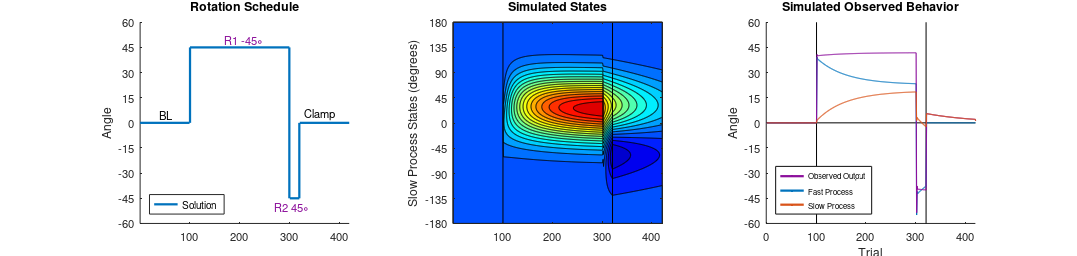

The MATLAB script that drew this image:
%%%%%%%%%%%%%%%%%%%%%%%%%%%%%%%%%%%%%%%%%%%%%%%%%%
%% Generalization model (McDougle et al., 2017) %%
%%%%%%%%%%%%%%%%%%%%%%%%%%%%%%%%%%%%%%%%%%%%%%%%%%

%% Samuel David McDougle; Princeton, NJ; December 2017
%% Email: sdmcdougle@gmail.com

clear;close all;clc;

%% this model captures the idea of "plan-based" generalization (McDougle et al., 2017), where the updating of
%% the slow process has its maximal point at the current state of the fast process
%% Generalization of the slow process is determined by a Gaussian around that point.

%% first we specify our "width of the generalizaion function" parameter
width = 37.76; % value from McDougle et al., 2017

%% number of trials
N = 420; 

%% rotation schedule
%% this simulation uses the ABCA* "rebound" paradigm used in Smith et al. (2006) and McDougle et al. (2015)
%% in this paradigm, after baseline (A), the agent experiences rotation 1 (B) for 200 trials, then the rotation is flipped (C) for 20 trials
%% The task ends with an "error clamp" period (A*), where no errors are experienced.
rotation = [zeros(1,100) 45*ones(1,200) -45*ones(1,20) zeros(1,100)];

%% initialize
slow_tiled = zeros(360,N+1); % implicit states, tiled at every integer degree value of a circle
simError = zeros(1,N); % error vector
slow = zeros(1,N+1); % max slow process (peak of gaussian). 
fast = zeros(1,N+1); % fast process. 
center = zeros(1,N); %% what determines the center of our slow process generalization function (e.g. fast process, target location, etc.)?

%% initial params (from McDougle et al. 2015)
% decay rates
A_slow = .99;
A_fast = .88;
% learning rates
height = .061; % learning rate on slow process (equivalent to the height of the gaussian)
B_fast = .87; % learning rate on fast process


for n = 1:N
    
    %% first, establish the center of implicit
    % fast-process-based generalization?
    center(n) = round(fast(n)) + 180; % have to add 180 for indexing/alignment purposes
    % target-based generalization?
    %center(n) = 180;              
    
    %% log visited slow states
    slow(n) = slow_tiled(center(n),n); % index slow state linked to current center of Gaussian    

    %% calculate error
    if n < 321 % pre error clamp block
    simError(n) = fast(n) + slow(n) - rotation(n);
    end
    
    %% update fast process
    fast(n+1) = A_fast*fast(n) - B_fast*simError(n);    
    
    %% update all slow process states (this gets a little tricky as it must utilize a circular Gaussian)
    % first, shift vector to make current fast state the center of the
    % Gaussian geeralization function
    idx = 1:360; % index states
    idx_hat = circshift(idx',180-center(n)); % shift the vector into place
    % now, update ALL slow process states using a quick for loop
    for j = 1:360
        slow_tiled(idx_hat(j),n+1) = A_slow*slow_tiled(idx_hat(j),n) - (height*exp(-1*(((j-180)^2)/(2*width^2))))*simError(n); % Gaussian update
    end    
    
    %% optional: in error clamp trial phase, fast process = 0 (McDougle et al., 2015)
    if n > 320
        fast(n+1) = 0;
    end    
end

%% PLOT
figure;
colors = {[.55 .06 .61] [0 .45 .74] [.85 .33 .1] [.2 .6 .35]};
markersize = 1;
linewidth = 1;
fontsize = 9;

%% Task Paradigm
subplot(1,3,1);
line([1 100],[0 0],'linewidth',2);hold on;
text(40,5,'BL','fontsize',fontsize+1,'color','k');
line([101 101],[0 45],'linewidth',2);
line([101 300],[45 45],'linewidth',2);
line([300 300],[45 -45],'linewidth',2);
text(170,50,'R1 -45\circ','fontsize',fontsize+1,'color',[.55 .06 .61]);
line([301 320],[-45 -45],'linewidth',2);
line([320 320],[0 -45],'linewidth',2);
line([321 420],[0 0],'linewidth',2);
text(270,-50,'R2 45\circ','fontsize',fontsize+1,'color',[.55 .06 .61]);
text(330,5,'Clamp','fontsize',fontsize+1,'color','k');
axis([1 420 -60 60]);
set(gca,'ytick',-60:15:60);
ylabel('Angle');
title('Rotation Schedule');
legend('Solution','location','southwest');
box off;

%% Time-based Heatmap
subplot(1,3,2);
c=contourf(slow_tiled,20); 
colormap(jet);
caxis([-5,20]);
line([101 101],[1 360],'color','k');
line([321 321],[1 360],'color','k');
str = {'-180','-135','-90','-45','0','45','90','135','180'};
set(gca,'ytick',[1 45 90 135 180 225 270 315 360],'yticklabel',str);
ylabel('Slow Process States (degrees)');
title('Simulated States');

%% SIM
subplot(1,3,3);
% legen dummy code, task lines
plot(1,500,'color',colors{1},'linewidth',2);hold on;
plot(1,500,'color',colors{2},'linewidth',2);plot(1,500,'color',colors{3},'linewidth',2);plot(1,500,'--','color',[.4 .4 .4],'linewidth',1);
line([1 N],[0 0],'color','k');
line([101 101],[-60 60],'color','k');
line([321 321],[-60 60],'color','k');
plot(fast,'color',colors{2},'linewidth',linewidth);
plot(slow+fast,'color',colors{1},'linewidth',linewidth);
plot(slow,'color',colors{3},'linewidth',linewidth);
box off;
h = legend('Observed Output','Fast Process','Slow Process','location','southwest');
set(h,'fontSize',fontsize-2,'linewidth',1);
ylabel('Angle');
xlabel('Trial');
set(gca,'ytick',[-60 -45 -30 -15 0 15 30 45 60],'yticklabel',{'-60','-45','-30','-15','0','15','30','45','60'});
axis([0 N -60 60]);
title('Simulated Observed Behavior');


%% GLOBAL
set(gcf, 'units', 'centimeters', 'pos', [3.2808 12.4883 33.7961 8.0433])
set(gcf,'PaperPositionMode','auto');









